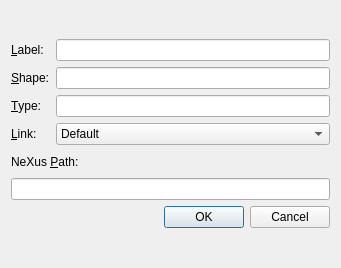
<?xml version="1.0" encoding="UTF-8"?>
<ui version="4.0">
 <class>LDataDlg</class>
 <widget class="QDialog" name="LDataDlg">
  <property name="geometry">
   <rect>
    <x>0</x>
    <y>0</y>
    <width>341</width>
    <height>268</height>
   </rect>
  </property>
  <property name="sizePolicy">
   <sizepolicy hsizetype="Preferred" vsizetype="Preferred">
    <horstretch>0</horstretch>
    <verstretch>0</verstretch>
   </sizepolicy>
  </property>
  <property name="maximumSize">
   <size>
    <width>16777215</width>
    <height>268</height>
   </size>
  </property>
  <property name="windowTitle">
   <string>Dialog</string>
  </property>
  <layout class="QGridLayout" name="gridLayout_2">
   <item row="0" column="0">
    <layout class="QVBoxLayout" name="verticalLayout">
     <item>
      <layout class="QGridLayout" name="gridLayout">
       <item row="2" column="0">
        <widget class="QLabel" name="shapeLabel">
         <property name="text">
          <string>&amp;Shape:</string>
         </property>
         <property name="buddy">
          <cstring>shapeLineEdit</cstring>
         </property>
        </widget>
       </item>
       <item row="2" column="1">
        <widget class="QLineEdit" name="shapeLineEdit"/>
       </item>
       <item row="3" column="1">
        <widget class="QLineEdit" name="typeLineEdit"/>
       </item>
       <item row="1" column="0">
        <widget class="QLabel" name="labelLabel">
         <property name="text">
          <string>&amp;Label:</string>
         </property>
         <property name="buddy">
          <cstring>labelLineEdit</cstring>
         </property>
        </widget>
       </item>
       <item row="4" column="1">
        <widget class="QComboBox" name="linkComboBox">
         <item>
          <property name="text">
           <string>Default</string>
          </property>
         </item>
         <item>
          <property name="text">
           <string>True</string>
          </property>
         </item>
         <item>
          <property name="text">
           <string>False</string>
          </property>
         </item>
        </widget>
       </item>
       <item row="1" column="1">
        <widget class="QLineEdit" name="labelLineEdit"/>
       </item>
       <item row="3" column="0">
        <widget class="QLabel" name="typeLabel">
         <property name="text">
          <string>&amp;Type:</string>
         </property>
         <property name="buddy">
          <cstring>typeLineEdit</cstring>
         </property>
        </widget>
       </item>
       <item row="4" column="0">
        <widget class="QLabel" name="linkLabel">
         <property name="text">
          <string>&amp;Link:</string>
         </property>
         <property name="buddy">
          <cstring>linkComboBox</cstring>
         </property>
        </widget>
       </item>
      </layout>
     </item>
     <item>
      <layout class="QHBoxLayout" name="horizontalLayout">
       <item>
        <widget class="QLabel" name="pathLabel">
         <property name="maximumSize">
          <size>
           <width>16777215</width>
           <height>21</height>
          </size>
         </property>
         <property name="text">
          <string>NeXus &amp;Path:</string>
         </property>
         <property name="buddy">
          <cstring>pathLineEdit</cstring>
         </property>
        </widget>
       </item>
      </layout>
     </item>
     <item>
      <widget class="QLineEdit" name="pathLineEdit"/>
     </item>
     <item>
      <widget class="QDialogButtonBox" name="buttonBox">
       <property name="orientation">
        <enum>Qt::Horizontal</enum>
       </property>
       <property name="standardButtons">
        <set>QDialogButtonBox::Cancel|QDialogButtonBox::Ok</set>
       </property>
      </widget>
     </item>
    </layout>
   </item>
  </layout>
 </widget>
 <tabstops>
  <tabstop>labelLineEdit</tabstop>
  <tabstop>shapeLineEdit</tabstop>
  <tabstop>typeLineEdit</tabstop>
  <tabstop>linkComboBox</tabstop>
  <tabstop>pathLineEdit</tabstop>
  <tabstop>buttonBox</tabstop>
 </tabstops>
 <resources/>
 <connections>
  <connection>
   <sender>buttonBox</sender>
   <signal>accepted()</signal>
   <receiver>LDataDlg</receiver>
   <slot>accept()</slot>
   <hints>
    <hint type="sourcelabel">
     <x>228</x>
     <y>234</y>
    </hint>
    <hint type="destinationlabel">
     <x>157</x>
     <y>260</y>
    </hint>
   </hints>
  </connection>
  <connection>
   <sender>buttonBox</sender>
   <signal>rejected()</signal>
   <receiver>LDataDlg</receiver>
   <slot>reject()</slot>
   <hints>
    <hint type="sourcelabel">
     <x>296</x>
     <y>240</y>
    </hint>
    <hint type="destinationlabel">
     <x>286</x>
     <y>260</y>
    </hint>
   </hints>
  </connection>
 </connections>
</ui>
